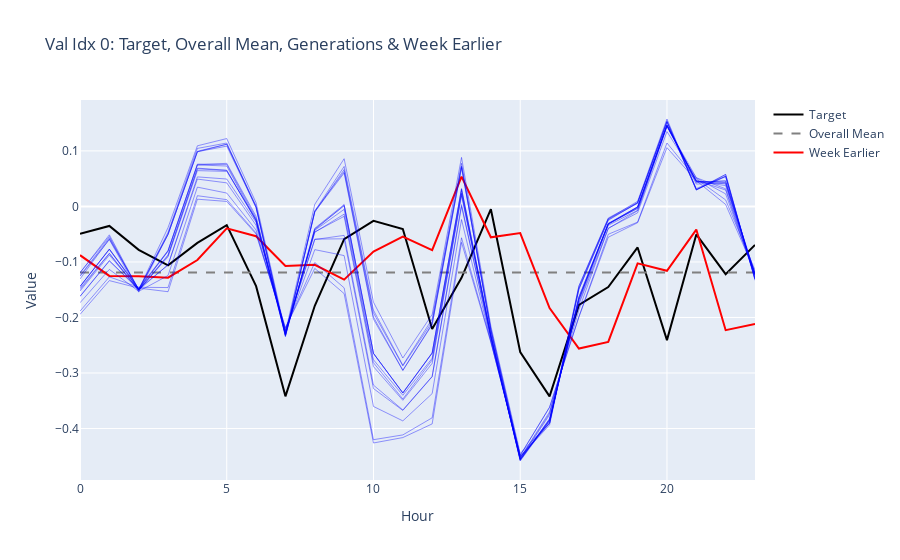

The notebook cell this image was saved under:
### Code cell
fig = plot_val_sample_generation_with_week_earlier(model, X, val_dataset, latent_dim, 0)
if fig: fig.show()
